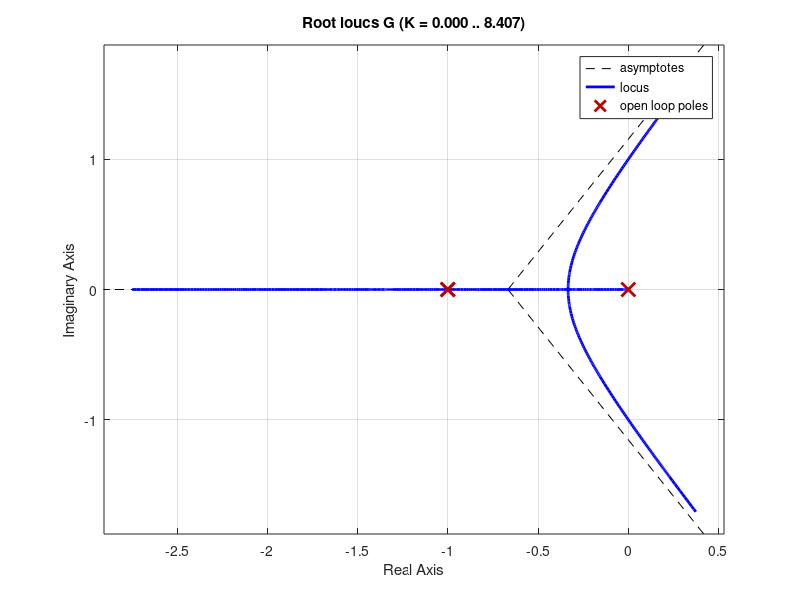
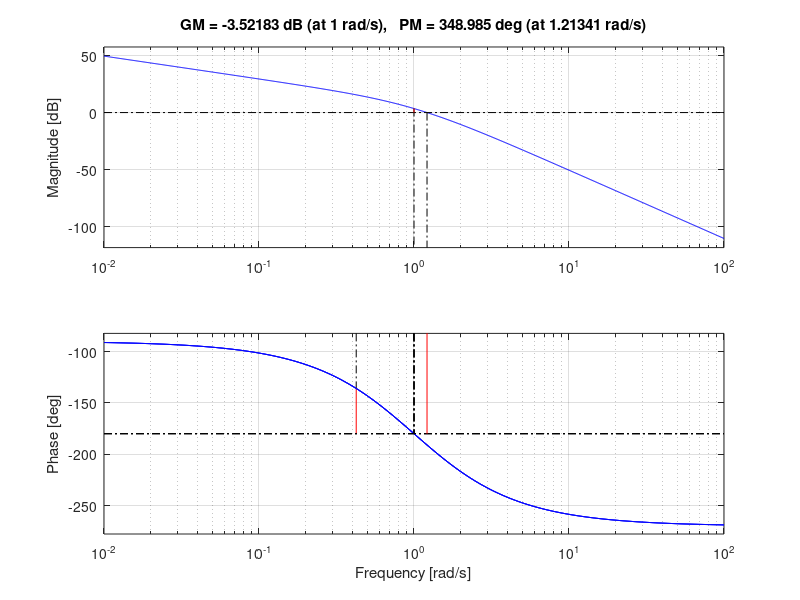
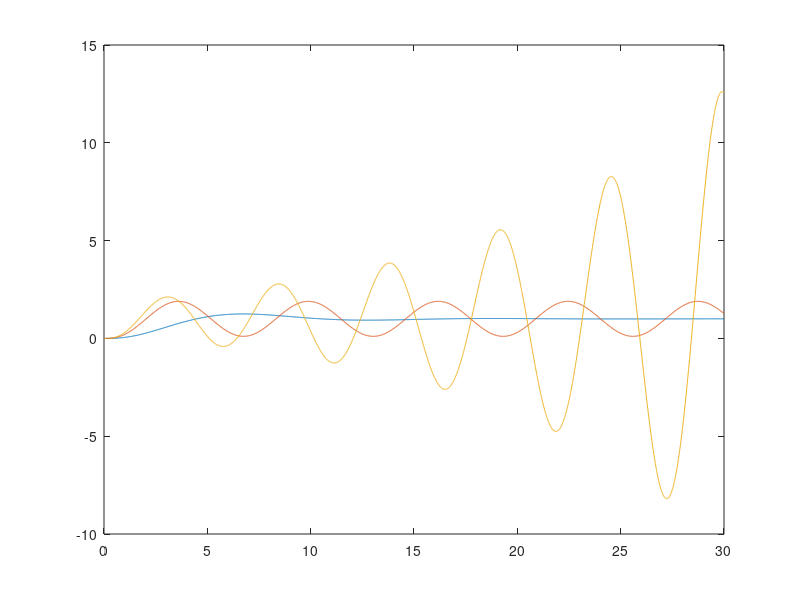

These charts were generated, in order, by the following MATLAB code:
clc; clear all; close all;

s = tf('s');
G = 1/(s*(s+1)^2);

% controlSystemDesigner(G)

figure()
rlocus(G)

K1 = 0.5;
K2 = 2;
K3 = 3;
sys1 = K1*G;
sys2 = K2*G;
sys3 = K3*G;

figure()
margin(sys1); hold on;
margin(sys2); hold on;
margin(sys3); hold on;

T1 = feedback(sys1, 1);
T2 = feedback(sys2, 1);
T3 = feedback(sys3, 1);


t = 0:0.01:30;
y1 = step(T1, t);
y2 = step(T2, t);
y3 = step(T3, t);

figure()
plot(t, y1); hold on;
plot(t, y2); hold on;
plot(t, y3); hold on;
